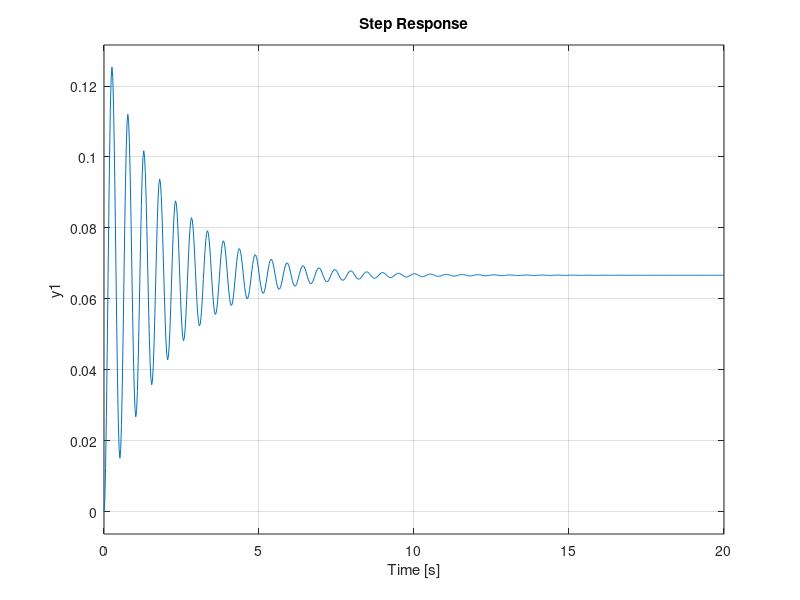

Here is the MATLAB script that generated this plot:
clear;
clc;

k = 150;%N/m
b = 1;%N/(m/s)
m = 1;%kg
u = 10;%N

A = [0 1; -k/m -b/m];
B = [0; 1/m];
C = [1 0];
D = [0];

sys = (ss(A,B,C,D) * u)

step(sys);